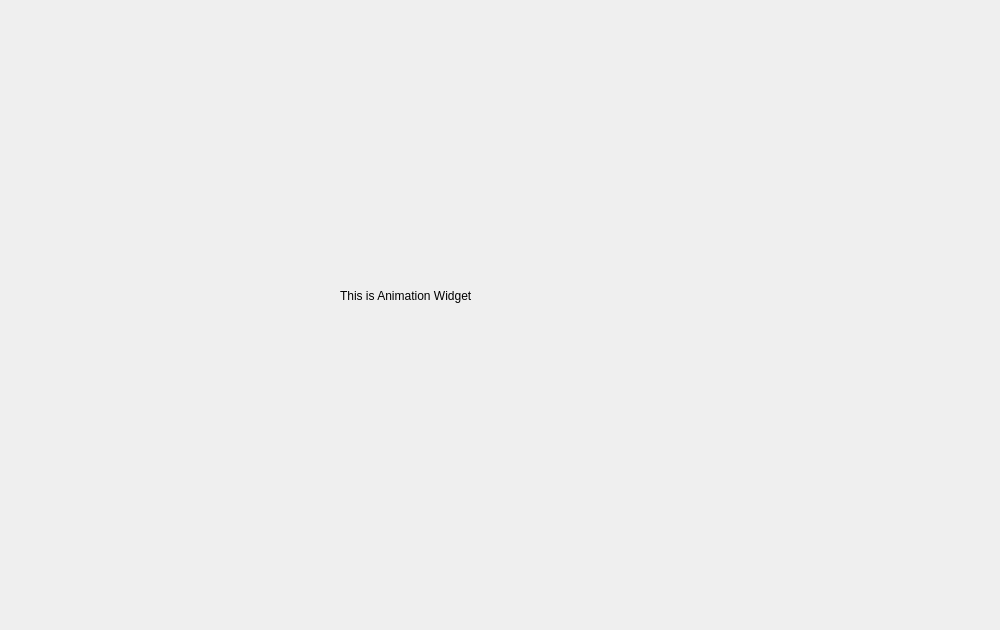
<?xml version="1.0" encoding="UTF-8"?>
<ui version="4.0">
 <class>AnimationWidget</class>
 <widget class="QWidget" name="AnimationWidget">
  <property name="geometry">
   <rect>
    <x>0</x>
    <y>0</y>
    <width>1000</width>
    <height>630</height>
   </rect>
  </property>
  <property name="windowTitle">
   <string>AnimationWidget</string>
  </property>
  <widget class="QLabel" name="label">
   <property name="geometry">
    <rect>
     <x>340</x>
     <y>190</y>
     <width>281</width>
     <height>211</height>
    </rect>
   </property>
   <property name="text">
    <string>This is Animation Widget</string>
   </property>
  </widget>
 </widget>
 <layoutdefault spacing="6" margin="11"/>
 <resources/>
 <connections/>
</ui>
